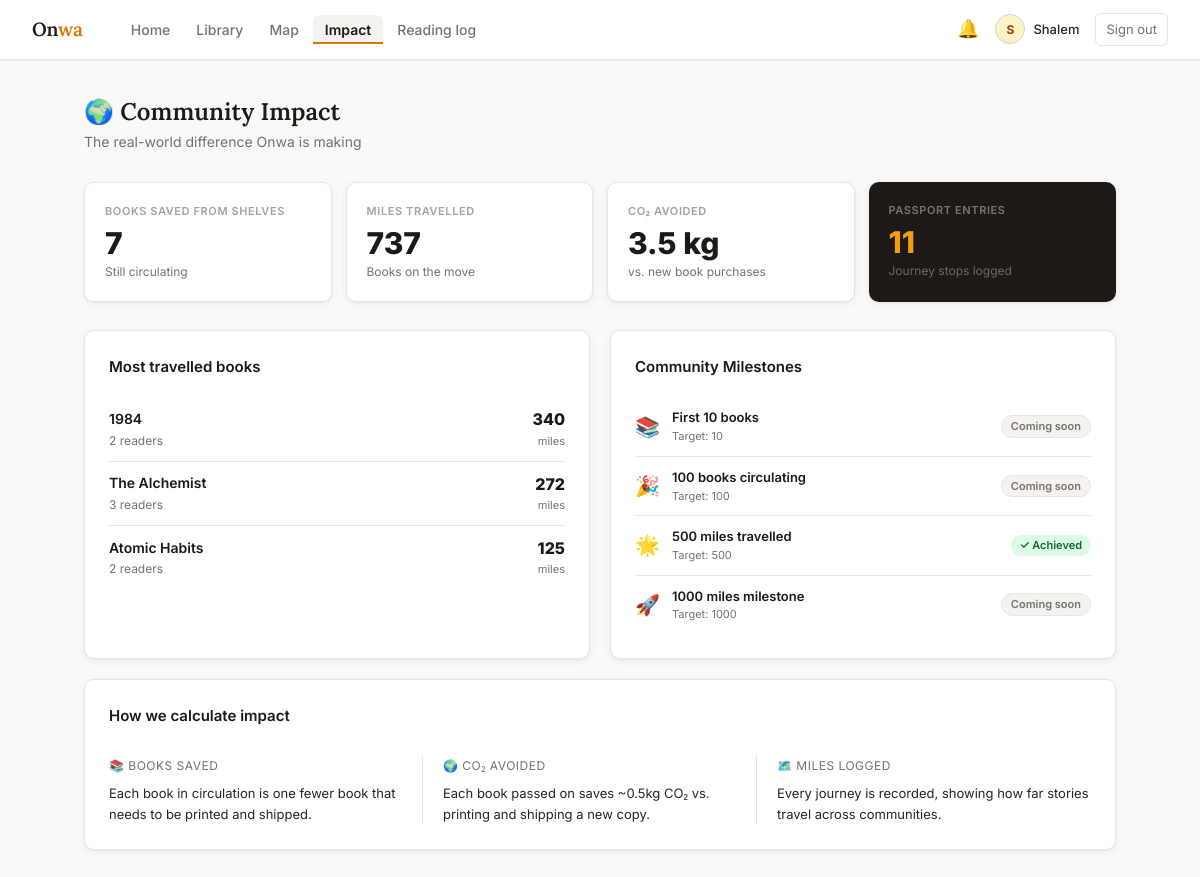
The page /impact (signed in) on the database its author committed.
### tables this page shows
CREATE TABLE books (
            id INTEGER PRIMARY KEY AUTOINCREMENT,
            title TEXT NOT NULL,
            author TEXT NOT NULL,
            genre TEXT,
            description TEXT,
            cover_color TEXT DEFAULT '#4A90D9',
            passport_code TEXT UNIQUE,
            current_holder_id INTEGER,
            status TEXT DEFAULT 'circulating',
            total_miles REAL DEFAULT 0,
            total_readers INTEGER DEFAULT 0,
            added_by INTEGER,
            date_added DATETIME DEFAULT CURRENT_TIMESTAMP
        );

### app.py (the view)
@app.route('/impact')
def impact():
    if 'user_id' not in session:
        return redirect('/login')
    conn = get_db()
    total_books = conn.execute("SELECT COUNT(*) FROM books").fetchone()[0]
    total_miles = conn.execute("SELECT COALESCE(SUM(miles_travelled),0) FROM passport_entries").fetchone()[0]
    total_journeys = conn.execute("SELECT COUNT(*) FROM passport_entries").fetchone()[0]
    co2_saved = total_books * 0.5
    top_books = conn.execute("SELECT b.title, b.total_miles, b.total_readers FROM books b ORDER BY b.total_miles DESC LIMIT 3").fetchall()
    conn.close()
    return render_template('impact.html', total_books=total_books, total_miles=total_miles, total_journeys=total_journeys, co2_saved=co2_saved, top_books=top_books)

### app.py (called while the page is built)
def get_db():
    conn = sqlite3.connect(DB)
    conn.row_factory = sqlite3.Row
    return conn

### templates/impact.html (shortened to what this page needs)
{% extends 'base.html' %}
{% block body %}
<div class="page">
  <div class="page-header">
    <h1>🌍 Community Impact</h1>
    <p>The real-world difference Onwa is making</p>
  </div>
  <div class="stat-row" style="margin-bottom:28px">
    <div class="stat-box">
      <div class="s-top">Books saved from shelves</div>
      <div class="s-num">{{ total_books }}</div>
      <div class="s-sub">Still circulating</div>
    </div>
    <div class="stat-box">
      <div class="s-top">Miles travelled</div>
      <div class="s-num">{{ "%.0f"|format(total_miles) }}</div>
      <div class="s-sub">Books on the move</div>
    </div>
    <div class="stat-box">
      <div class="s-top">CO₂ avoided</div>
      <div class="s-num">{{ "%.1f"|format(co2_saved) }} kg</div>
      <div class="s-sub">vs. new book purchases</div>
    </div>
    <div class="stat-box" style="background:var(--ink);border:none">
      <div class="s-top" style="color:rgba(255,255,255,.4)">Passport entries</div>
      <div class="s-num" style="color:var(--amber-bright)">{{ total_journeys }}</div>
      <div class="s-sub" style="color:rgba(255,255,255,.35)">Journey stops logged</div>
    </div>
  </div>
  <div class="g2">
    <div class="card">
      <div class="card-title">Most travelled books</div>
      {% for book in top_books %}
      <div style="display:flex;justify-content:space-between;align-items:center;padding:10px 0;{% if not loop.last %}border-bottom:1px solid var(--border);{% endif %}">
        <div>
          <div style="font-weight:600;font-size:14px">{{ book['title'] }}</div>
          <div style="font-size:12px;color:var(--muted)">{{ book['total_readers'] }} reader{{ 's' if book['total_readers'] != 1 }}</div>
        </div>
        <div style="text-align:right">
          <div style="font-size:16px;font-weight:800;color:var(--ink)">{{ "%.0f"|format(book['total_miles']) }}</div>
          <div style="font-size:11px;color:var(--muted)">miles</div>
        </div>
      </div>
      {% endfor %}
    </div>
    <div class="card">
      <div class="card-title">Community Milestones</div>
      {% set milestones = [
        {'target': 10, 'icon': '📚', 'name': 'First 10 books', 'achieved': total_books >= 10},
        {'target': 100, 'icon': '🎉', 'name': '100 books circulating', 'achieved': total_books >= 100},
        {'target': 500, 'icon': '🌟', 'name': '500 miles travelled', 'achieved': total_miles >= 500},
        {'target': 1000, 'icon': '🚀', 'name': '1000 miles milestone', 'achieved': total_miles >= 1000}
      ] %}
      {% for m in milestones %}
      <div style="display:flex;align-items:center;gap:12px;padding:10px 0;{% if not loop.last %}border-bottom:1px solid var(--border);{% endif %}">
        <div style="font-size:20px">{{ m['icon'] }}</div>
        <div style="flex:1">
          <div style="font-weight:600;font-size:13px">{{ m['name'] }}</div>
          <div style="font-size:11px;color:var(--muted)">Target: {{ m['target'] }}</div>
        </div>
        {% if m['achieved'] %}
        <span class="badge b-green">✓ Achieved</span>
        {% else %}
        <span class="badge b-grey">Coming soon</span>
        {% endif %}
      </div>
      {% endfor %}
    </div>
  </div>
  <div class="card" style="margin-top:20px">
    <div class="card-title">How we calculate impact</div>
    <div style="display:grid;grid-template-columns:repeat(3,1fr);gap:20px;padding-top:10px">
      <div style="border-right:1px solid var(--border);padding-right:20px">
        <div style="font-size:12px;color:var(--muted);margin-bottom:8px;text-transform:uppercase;letter-spacing:.5px">📚 Books saved</div>
        <p style="font-size:13px;color:var(--ink-2);line-height:1.6">Each book in circulation is one fewer book that needs to be printed and shipped.</p>
      </div>
      <div style="border-right:1px solid var(--border);padding-right:20px">
        <div style="font-size:12px;color:var(--muted);margin-bottom:8px;text-transform:uppercase;letter-spacing:.5px">🌍 CO₂ avoided</div>
        <p style="font-size:13px;color:var(--ink-2);line-height:1.6">Each book passed on saves ~0.5kg CO₂ vs. printing and shipping a new copy.</p>
      </div>
      <div>
        <div style="font-size:12px;color:var(--muted);margin-bottom:8px;text-transform:uppercase;letter-spacing:.5px">🗺️ Miles logged</div>
        <p style="font-size:13px;color:var(--ink-2);line-height:1.6">Every journey is recorded, showing how far stories travel across communities.</p>
      </div>
    </div>
  </div>
</div>
{% endblock %}

### static/animations.css (style rules this page uses)
.page { animation: fadeIn 0.5s ease-out; }
.card { animation: fadeInUp 0.6s ease-out backwards; }
.card:nth-child(1) { animation-delay: 0.05s; }
.card:nth-child(2) { animation-delay: 0.1s; }
.card:nth-child(4) { animation-delay: 0.2s; }
.stat-box { animation: fadeInUp 0.6s ease-out backwards; }
.stat-box:nth-child(1) { animation-delay: 0.1s; }
.stat-box:nth-child(2) { animation-delay: 0.15s; }
.stat-box:nth-child(3) { animation-delay: 0.2s; }
.stat-box:nth-child(4) { animation-delay: 0.25s; }
.badge { animation: scaleIn 0.4s cubic-bezier(0.34, 1.56, 0.64, 1); }
.page-header { animation: fadeInUp 0.6s ease-out; }
.page-header h1 { animation: slideInFromLeft 0.5s ease-out; }
.page-header p { animation: slideInFromLeft 0.5s ease-out 0.1s backwards; }
.s-num { transition: all 0.6s cubic-bezier(0.34, 1.56, 0.64, 1); animation: fadeInUp 0.6s ease-out backwards; }
.g2 > *, .g3 > *, .g4 > * { animation: fadeInUp 0.5s ease-out backwards; }
.g2 > :nth-child(1) { animation-delay: 0.1s; }
.g2 > :nth-child(2) { animation-delay: 0.15s; }
.b-green, .b-amber, .b-blue, .b-grey, .b-red, .b-ink { transition: all 0.3s ease; }
body, .page, .card { transition: background-color 0.3s ease; }
.card { transition: box-shadow 0.3s cubic-bezier(0.34, 1.56, 0.64, 1); }
.tl-head, .card-title { animation: slideInFromLeft 0.4s ease-out backwards; }
.badge.b-green, .badge.b-amber { animation: scaleIn 0.5s cubic-bezier(0.34, 1.56, 0.64, 1); }

### templates/base.html (style rules this page uses)
:root { --ink: #1c1917; --ink-2: #292524; --muted: #78716c; --muted-2: #a8a29e; --border: #e7e5e4; --border-2: #d6d3d1; --cream: #faf9f7; --cream-2: #f5f3ef; --white: #ffffff; --amber: #92400e; --amber-bg: #fef3c7; --amber-mid: #d97706; --amber-bright: #f59e0b; --green: #166534; --green-bg: #dcfce7; --green-mid: #16a34a; --red: #991b1b; --red-bg: #fee2e2; --blue: #1e40af; --blue-bg: #dbeafe; --r: 10px; --r-sm: 6px; --sh: 0 1px 2px rgba(28,25,23,.04), 0 2px 8px rgba(28,25,23,.06); --sh-md: 0 4px 16px rgba(28,25,23,.10); --sh-lg: 0 12px 40px rgba(28,25,23,.14); }
*, *::before, *::after { margin:0; padding:0; box-sizing:border-box; }
html { scroll-behavior: smooth; }
body { font-family: 'Inter', system-ui, sans-serif; background: var(--cream); color: var(--ink); line-height: 1.6; font-size: 15px; -webkit-font-smoothing: antialiased; }
.page { max-width: 1080px; margin: 0 auto; padding: 36px 24px 60px; }
.page-header { margin-bottom: 28px; }
.page-header h1 { font-family: 'Lora', serif; font-size: 24px; font-weight: 600; color: var(--ink); line-height: 1.3; }
.page-header p { font-size: 14px; color: var(--muted); margin-top: 4px; }
.card { background: var(--white); border: 1px solid var(--border); border-radius: var(--r); padding: 24px; box-shadow: var(--sh); }
.card-title { font-size: 15px; font-weight: 600; color: var(--ink); margin-bottom: 18px; display: flex; align-items: center; justify-content: space-between; gap: 10px; }
.stat-row { display: grid; grid-template-columns: repeat(4,1fr); gap: 14px; margin-bottom: 28px; }
.stat-box { background: var(--white); border: 1px solid var(--border); border-radius: var(--r); padding: 20px; box-shadow: var(--sh); }
.stat-box .s-top { font-size: 11px; font-weight: 600; text-transform: uppercase; letter-spacing: .6px; color: var(--muted-2); margin-bottom: 8px; }
.stat-box .s-num { font-size: 30px; font-weight: 800; color: var(--ink); line-height: 1; }
.stat-box .s-sub { font-size: 12px; color: var(--muted); margin-top: 4px; }
.g2 { display: grid; grid-template-columns: 1fr 1fr; gap: 20px; }
.badge { display: inline-flex; align-items: center; padding: 2px 9px; border-radius: 20px; font-size: 11px; font-weight: 600; line-height: 1.5; white-space: nowrap; }
.b-green { background: var(--green-bg); color: var(--green); }
.b-grey { background: var(--cream-2); color: var(--muted); border:1px solid var(--border); }

### rows shown on the page
books: title "1984", total_readers "2", total_readers "s", total_miles "340"
books: title "The Alchemist", total_readers "3", total_readers "s", total_miles "272"
books: title "Atomic Habits", total_readers "2", total_readers "s", total_miles "125"

### other values the page prints
{{ session.user_name[0] }} "S"
{{ session.user_name.split()[0] }} "Shalem"
{{ total_books }} "7"
{{ "%.0f"|format(total_miles) }} "737"
{{ "%.1f"|format(co2_saved) }} "3.5"
{{ total_journeys }} "11"
{{ m['icon'] }} "📚" "🎉" "🌟" "🚀"
{{ m['name'] }} "First 10 books" "100 books circulating" "500 miles travelled" "1000 miles milestone"
{{ m['target'] }} "10" "100" "500" "1000"
